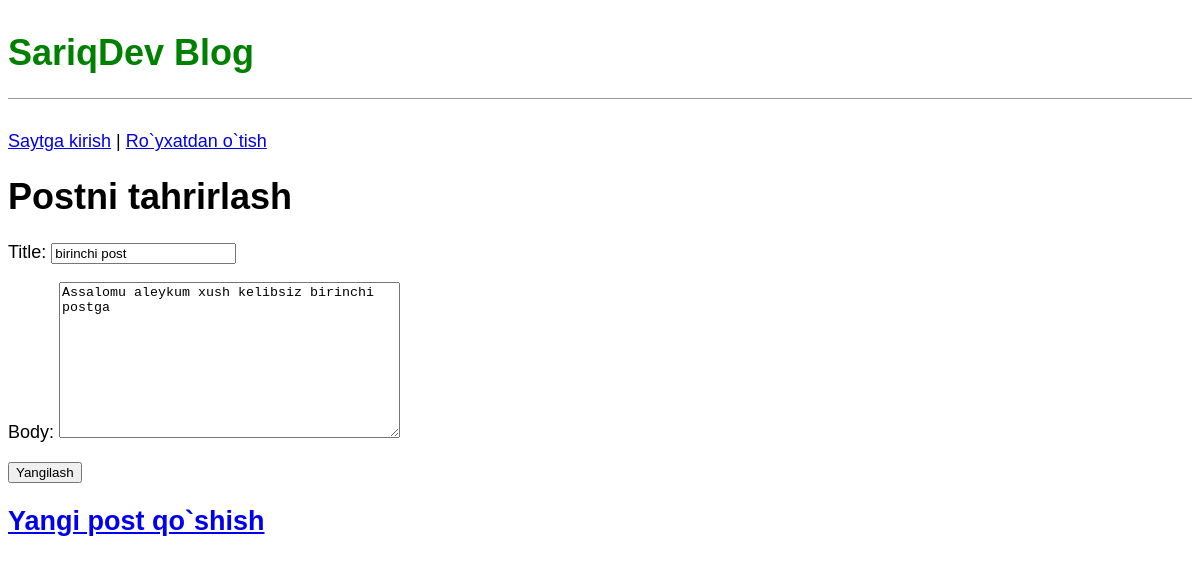
/post/3/edit/, run on the app's committed database.
### blogapp/models.py (models this page shows, shortened)
class Post(models.Model):
    title = models.CharField(max_length=200)
    author = models.ForeignKey(
        'auth.User',
        on_delete=CASCADE
    )
    body = models.TextField()

### blogapp/views.py (the view)
# urls.py: path('post/<int:pk>/edit/', BlogAppUpdateView.as_view(), name='post_edit'),
class BlogAppUpdateView(UpdateView):
    model = Post
    template_name = 'post_edit.html'
    fields = ['title', 'body']

### templates/post_edit.html (shortened to what this page needs)
{% extends 'base.html' %}
{% block content %}
<h1>Postni tahrirlash</h1>
<form action="" method="post">
  {{form.as_p}}
  <input type="submit" value="Yangilash">
</form>
{% endblock %}

### static/css/base.css (style rules this page uses)
body { font-family: 'Noto Sans JP', sans-serif; font-size:18px; }

### data on the page
Post: title "birinchi post", body "Assalomu aleykum xush kelibsiz birinchi postga"
